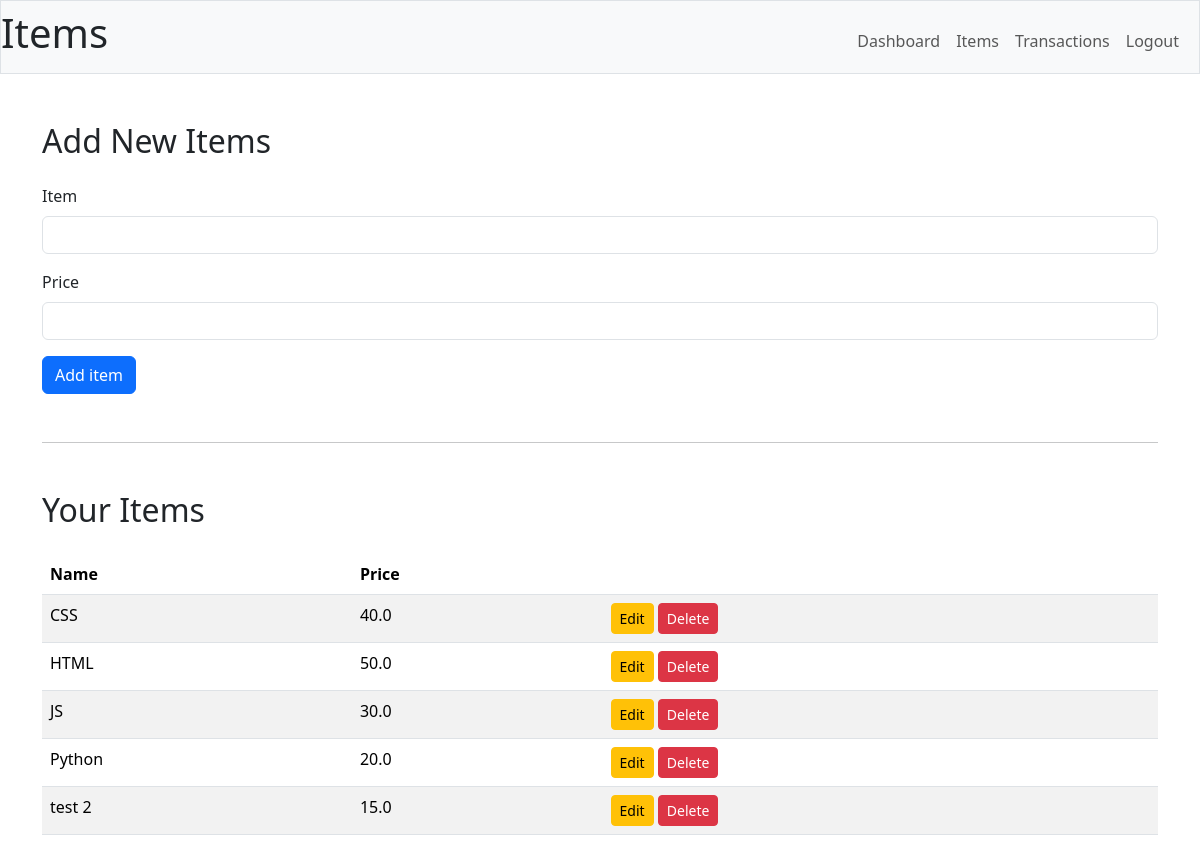
Screenshot of /items (signed in) with the database file from the repository.
### main/models.py (models this page shows)
class Items(db.Model):
    __tablename__ = "items"
    id = db.Column(db.Integer, primary_key=True)
    name = db.Column(db.Text, nullable=False)
    price = db.Column(db.Float)
    user_id = db.Column(db.Integer, ForeignKey("users.id"))
    transactions = db.relationship("Transactions", back_populates="item")

### main/routes.py (the view)
@main.route("/items", methods=["GET", "POST"])
@jwt_required()
def item_details():
    if request.method == "POST":
        return add_item()
    else:
        return get_item()

### main/items.py (called while the page is built)
def get_item():
    user_id = int(get_jwt_identity())
    items = (
        db.session.query(Items).filter_by(user_id=user_id).order_by(Items.name).all()
    )
    return render_template("item.html", user_id=user_id, items=items)

### main/templates/item.html (shortened to what this page needs)
{%extends "index.html"%} {%block title%} Items {%endblock%} {%block header%}
Items {%endblock%} {%block body%}
<div class="container mt-5">
  <h2 class="mb-4">Add New Items</h2>
  <form method="POST" action="/items">
    <div class="mb-3">
      <label for="item" class="form-label">Item</label>
      <input type="text" class="form-control" id="item" name="name" required />
    </div>
    <div class="mb-3">
      <label for="price" class="form-label">Price</label>
      <input
        type="number"
        class="form-control"
        id="price"
        name="price"
        required
      />
    </div>
    <button type="submit" class="btn btn-primary">Add item</button>
  </form>
  <hr class="my-5" />
  <h2 class="mb-4">Your Items</h2>
  <table class="table table-striped">
    <thead>
      <tr>
        <th>Name</th>
        <th>Price</th>
        <th></th>
      </tr>
    </thead>
    <tbody>
      {% for c in items %}
      <tr>
        <td>{{ c.name }}</td>
        <td>{{ c.price }}</td>
        <td>
          <a
            href="{{ url_for('main.item_edit', id=c.id)}}"
            class="btn btn-sm btn-warning"
          >
            Edit
          </a>
          <form
            method="post"
            action="{{ url_for('main.item_edit', id=c.id) }}"
            style="display: inline"
          >
            <button
              type="submit"
              class="btn btn-sm btn-danger"
              onclick="return confirm('Are you sure? This transaction will be deleted!');"
            >
              Delete
            </button>
          </form>
        </td>
      </tr>
      {% endfor %}
    </tbody>
  </table>
</div>
{%endblock%}

### rows the page displays
Items: name "CSS", price "40.0"
Items: name "HTML", price "50.0"
Items: name "JS", price "30.0"
Items: name "Python", price "20.0"
Items: name "test 2", price "15.0"
